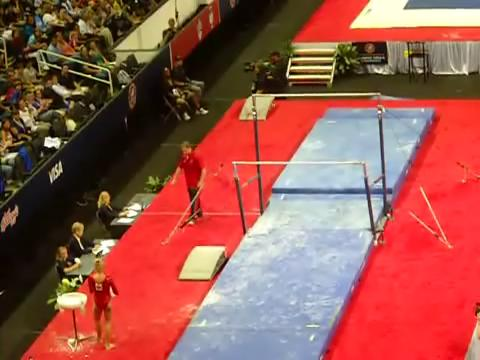
#> input picture test/assets/person_example/img/00000018.jpg, 480 x 360 px; its folder holds 4 pictures in this run
$ python make_gt_video.py
#> lines starting #> are read from the running program, lines starting #| are printed output that depends on the picture
# converts the frames in /img + groundtruth.txt to a video with the annotations

import os

import cv2
import numpy as np

# Get all jpg files in the img directory and sort them
img_files = sorted([f for f in os.listdir("img") if f.endswith(".jpg")])

# Read the frames using the actual filenames
frames = []
for img_file in img_files:
    frame = cv2.imread(f"img/{img_file}")
#> frame is the input picture: shape (360, 480, 3); mean B, G, R 77, 87.5, 153.1
    if frame is not None:
        frames.append(frame)

print(f"Loaded {len(frames)} frames")

# Read the groundtruth.txt file
groundtruth = np.loadtxt("groundtruth.txt", delimiter=",")
#> groundtruth = 1990 rows, first 6: [85, 257, 33, 93], [85, 257, 36, 97], [86, 257, 36, 97], [86, 257, 36, 96], [86, 257, 36, 96], [86, 257, 37, 96]

# Check if we have matching number of frames and groundtruth entries
print(f"Groundtruth entries: {len(groundtruth)}")
#| Groundtruth entries: 1990

# Use the minimum of frames and groundtruth entries to avoid index errors
min_length = min(len(frames), len(groundtruth))

# Map the groundtruth to the frames and draw the bounding boxes
for i in range(min_length):
    frame = frames[i]
    cv2.rectangle(
        frame,
        (int(groundtruth[i, 0]), int(groundtruth[i, 1])),
        (int(groundtruth[i, 0] + groundtruth[i, 2]), int(groundtruth[i, 1] + groundtruth[i, 3])),
        (0, 0, 255),
        2,
    )
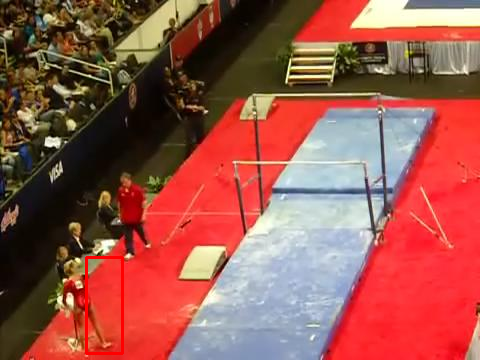
#> frame: shape (360, 480, 3); mean B, G, R 76.2, 86.5, 154.3

# Create video only if we have frames
if frames:
    height, width, layers = frames[0].shape
#> height = 360; width = 480; layers = 3
    fourcc = cv2.VideoWriter_fourcc(*"mp4v")  # type: ignore
    video = cv2.VideoWriter("groundtruth.mp4", fourcc, 30.0, (width, height))

    for frame in frames[:min_length]:
        video.write(frame)

    video.release()
    print("Video saved as groundtruth.mp4")
else:
    print("No frames loaded!")
